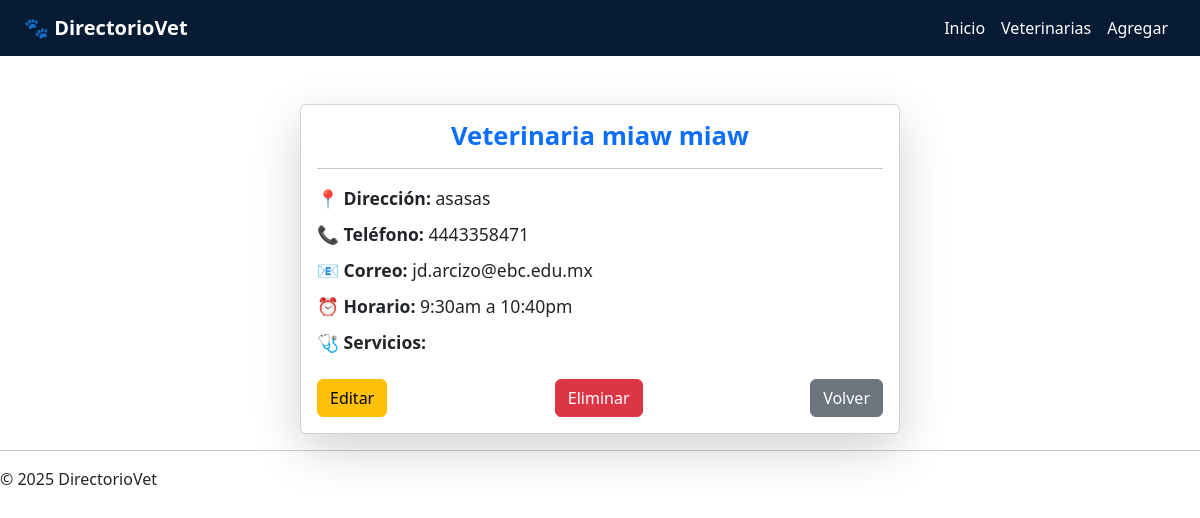
Before: /veterinarias/2/ with the older database file.
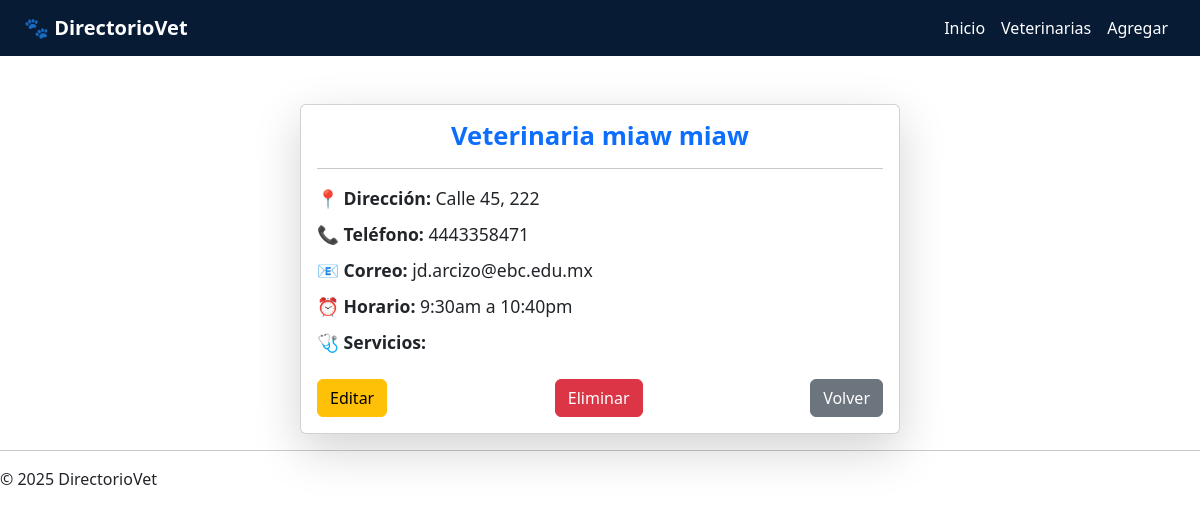
After: the same page with the newer database file.
### veterinarias/models.py (models this page shows, shortened)
class Veterinaria(models.Model):
    nombre = models.CharField(max_length=255)
    direccion = models.TextField()
    telefono = models.CharField(max_length=20)
    email = models.EmailField()
    horario = models.CharField(max_length=255)
    admite_emergencias = models.BooleanField(default=False)
    SERVICIOS_OPCIONES = (
        ('spa', 'Spa'),
        ('consulta', 'Consulta veterinaria'),
        ('cirugia', 'Cirugía'),
        ('farmacia', 'Farmacia'),
        ('accesorios', 'Venta de accesorios'),
        ('comida', 'Venta de comida'),
        ('domicilio', 'Servicio a domicilio'),
        ('pension', 'Pensión'),
        ('esterilizacion', 'Esterilización'),
    )
    servicios = MultiSelectField(choices=SERVICIOS_OPCIONES, blank=True)

### veterinarias/views.py (the view)
# urls.py: path('veterinarias/<int:pk>/', views.detalle_veterinaria, name='detalle_veterinaria'),
def detalle_veterinaria(request, pk):
    veterinaria = get_object_or_404(Veterinaria, pk=pk)
    return render(request, 'veterinarias/detalle.html', {'veterinaria': veterinaria})

### veterinarias/templates/veterinarias/detalle.html (shortened to what this page needs)
{% extends 'veterinarias/base.html' %}
{% block content %}
<div class="container mt-5">
    <div class="card shadow-lg mx-auto" style="max-width: 600px;">
        <div class="card-body">
            <h3 class="card-title text-center text-primary">{{ veterinaria.nombre }}</h3>
            <hr>
            <p><strong>📍 Dirección:</strong> {{ veterinaria.direccion }}</p>
            <p><strong>📞 Teléfono:</strong> {{ veterinaria.telefono }}</p>
            <p><strong>📧 Correo:</strong> {{ veterinaria.email }}</p>
            <p><strong>⏰ Horario:</strong> {{ veterinaria.horario }}</p>
            <p><strong>🩺 Servicios:</strong> {{ veterinaria.servicios }}</p>
            <div class="mt-4 d-flex justify-content-between">
                <a href="{% url 'editar_veterinaria' veterinaria.pk %}" class="btn btn-warning">Editar</a>
                <a href="{% url 'eliminar_veterinaria' veterinaria.pk %}" class="btn btn-danger">Eliminar</a>
                <a href="{% url 'lista_veterinarias' %}" class="btn btn-secondary">Volver</a>
            </div>
        </div>
    </div>
</div>
{% endblock %}

Changed rows visible on the page:
changed Veterinaria "Veterinaria miaw miaw": direccion "asasas" → "Calle 45, 222"
